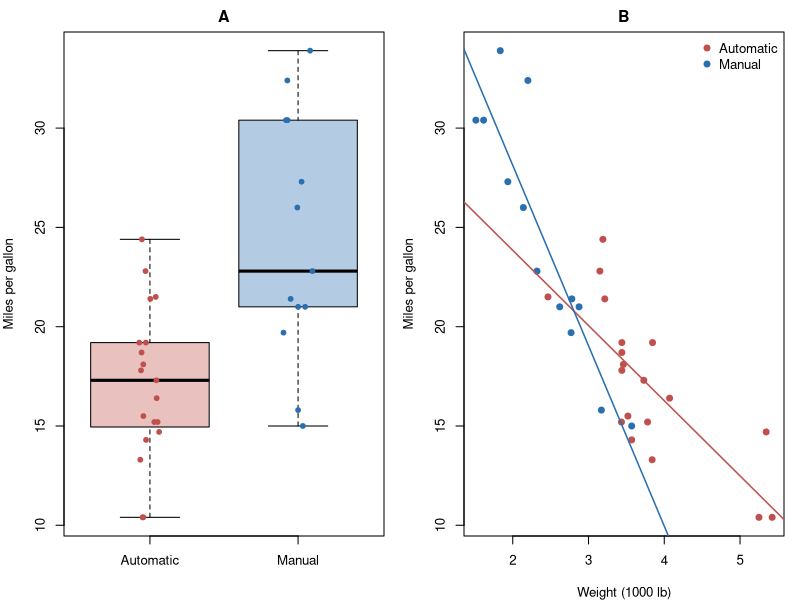
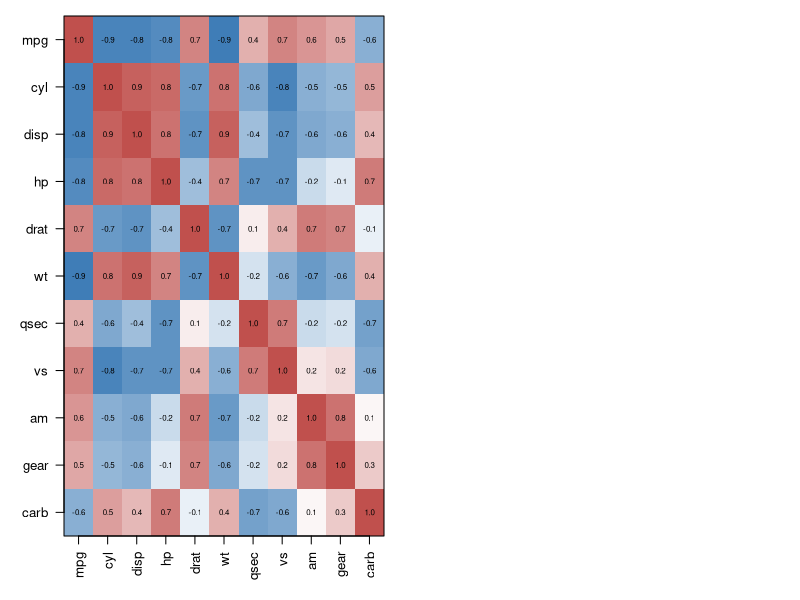
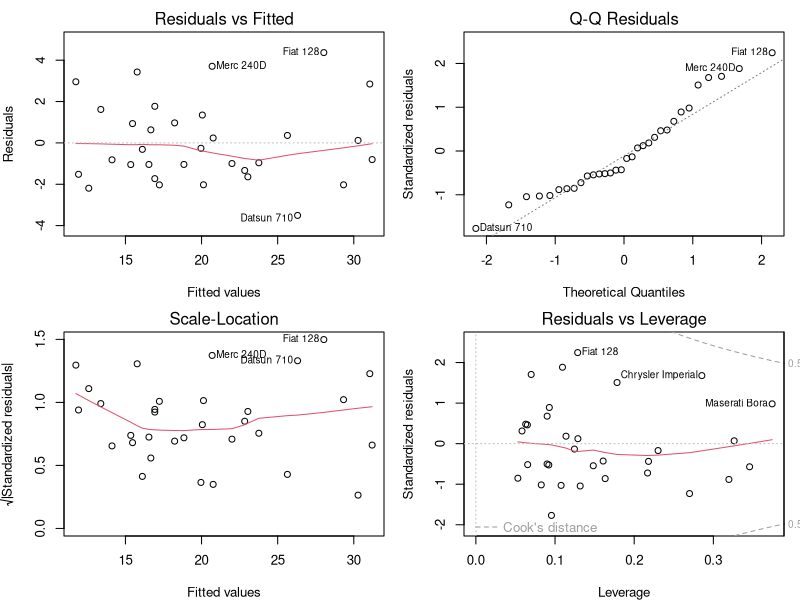
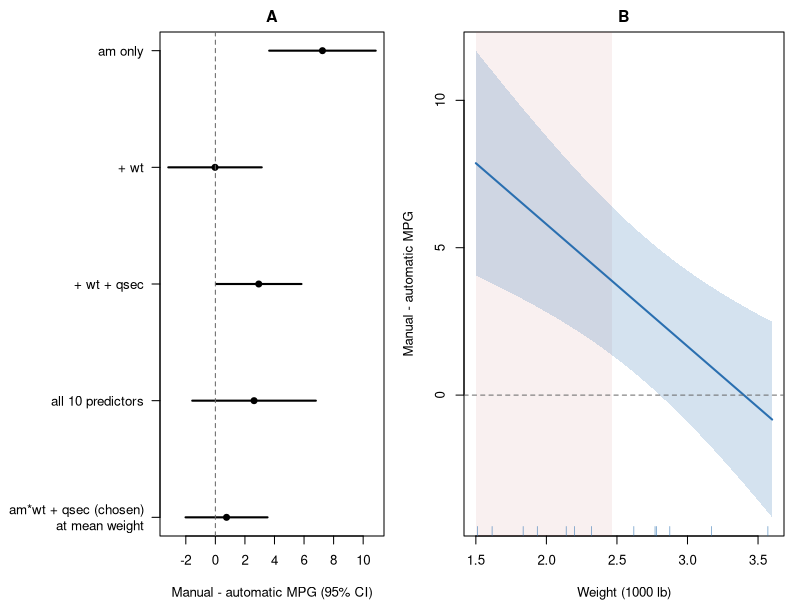

These figures' R source, in order:
## ---- chunk 1
knitr::opts_chunk$set(echo = FALSE, warning = FALSE, message = FALSE)
f  <- function(x, k = 2) formatC(x, format = "f", digits = k)
fp <- function(p) ifelse(p < 0.001, "< 0.001", f(p, 3))
r100 <- function(w) format(round(1000 * w, -2), big.mark = ",", scientific = FALSE)  # 1000 lb -> nearest 100 lb

data(mtcars)
raw <- mtcars                                   # numeric version for correlations / VIF
d <- mtcars
d$am  <- factor(d$am, labels = c("Automatic", "Manual"))
d$cyl <- factor(d$cyl)
mw <- mean(d$wt); d$wtc <- d$wt - mw            # centred weight (1000 lb)

# Candidate models (transmission is always kept in)
m1 <- lm(mpg ~ am, d)
m2 <- lm(mpg ~ am + wt, d)
m3 <- lm(mpg ~ am + wt + qsec, d)
m4 <- lm(mpg ~ am + wt + qsec + hp, d)
mfull <- lm(mpg ~ ., d[, setdiff(names(d), "wtc")])
mstep <- step(mfull, scope = list(lower = ~ am, upper = formula(mfull)), trace = 0)
m6    <- lm(mpg ~ am * wtc + qsec, d)           # chosen model (same fit as am*wt + qsec)
m6hp  <- update(m6, . ~ . + hp)
an     <- anova(m1, m2, m3, m4, mfull)
an_int <- anova(m3, lm(mpg ~ am * wt + qsec, d)) # interaction vs. am + wt + qsec
an_hp  <- anova(m6, m6hp)

amest <- function(m) c(coef(m)["amManual"], confint(m)["amManual", ])
aic   <- function(m) extractAIC(m)[2]
adjr  <- function(m) summary(m)$adj.r.squared

# EDA numbers
grp <- tapply(d$mpg, d$am, mean)
tt  <- t.test(mpg ~ am, data = d)               # Welch; Automatic - Manual
raw_diff <- unname(grp["Manual"] - grp["Automatic"])
raw_ci   <- sort(-tt$conf.int)
wt_grp <- tapply(d$wt, d$am, mean)
cm <- cor(raw)["mpg", ]

# Final model numbers
s6 <- summary(m6); cf <- coef(s6); ci <- confint(m6)
V6 <- vcov(m6)
eff <- function(w) {                            # manual - automatic effect at weight w (1000 lb)
  cvec <- c(0, 1, 0, 0, w - mw)                 # order: (Intercept), am, wtc, qsec, am:wtc
  e <- sum(cvec * coef(m6)); se <- sqrt(drop(t(cvec) %*% V6 %*% cvec))
  tq <- qt(0.975, df.residual(m6))
  c(est = e, lo = e - tq * se, hi = e + tq * se)
}
e25 <- eff(2.5); e30 <- eff(3.0)
ws <- seq(1.5, 3.6, by = 0.001)
E  <- t(sapply(ws, eff))
w_zero <- ws[which(E[, "est"] < 0)[1]]          # where estimated effect crosses zero
w_sig  <- ws[which(E[, "lo"] < 0)[1]]           # where CI lower bound crosses zero
mean_eff <- eff(mw)
slope_man <- cf["wtc", 1] + cf["amManual:wtc", 1]

# Diagnostics
r2 <- resid(m6)^2
bp_LM <- nobs(m6) * summary(lm(r2 ~ fitted(m6)))$r.squared
bp_p  <- pchisq(bp_LM, 1, lower.tail = FALSE)
sh_p  <- shapiro.test(resid(m6))$p.value
cook  <- cooks.distance(m6); hat <- hatvalues(m6)
# Robustness of the interaction: leave-one-out and dropping the 5 highest-leverage cars
refit <- function(dd) {
  a <- lm(mpg ~ am * wt + qsec, dd); b <- lm(mpg ~ am + wt + qsec, dd)
  c(p = summary(a)$coefficients["amManual:wt", 4], daic = extractAIC(b)[2] - extractAIC(a)[2])
}
loo  <- t(sapply(seq_len(nrow(d)), function(i) refit(d[-i, ])))
top5 <- order(hatvalues(m6), decreasing = TRUE)[1:5]
t5   <- refit(d[-top5, ])
Xv <- model.matrix(m6)[, -1]
vif <- sapply(seq_len(ncol(Xv)), function(j) 1 / (1 - summary(lm(Xv[, j] ~ Xv[, -j]))$r.squared))
## ---- chunk 2
ms <- list(m1, m2, m3, m4, mfull, m6)
tab <- data.frame(
  Model = c("1. am only", "2. am + wt", "3. am + wt + qsec", "4. am + wt + qsec + hp",
            "5. all 10 predictors", "6. am * wt + qsec (chosen)"),
  Diff = sapply(ms, function(m) { e <- amest(m); sprintf("%s (%s, %s)", f(e[1]), f(e[2]), f(e[3])) }),
  AdjR2 = sapply(ms, function(m) f(adjr(m))),
  AIC = sapply(ms, function(m) f(aic(m), 1))
)
tab$Diff[6] <- paste0(tab$Diff[6], "*")
names(tab) <- c("Model", "Manual - automatic, mpg (95% CI)", "Adj. R^2", "AIC")
knitr::kable(tab, align = "lccc")
## ---- chunk 3
ct <- data.frame(
  Coefficient = c("Intercept", "Manual vs automatic, at mean weight", "Weight, automatic cars (per 1,000 lb)",
                  "Extra weight slope for manual cars", "Quarter-mile time (per second)"),
  Estimate = f(cf[c(1, 2, 3, 5, 4), 1]),
  `95% CI` = sprintf("(%s, %s)", f(ci[c(1, 2, 3, 5, 4), 1]), f(ci[c(1, 2, 3, 5, 4), 2])),
  `p-value` = fp(cf[c(1, 2, 3, 5, 4), 4]),
  check.names = FALSE
)
knitr::kable(ct, align = "lccc")
## ---- chunk 4
par(mfrow = c(1, 2), mar = c(4, 4, 2, 1), cex = 0.8)
cols <- c(Automatic = "#c0504d", Manual = "#2a6fb0")
boxplot(mpg ~ am, data = d, col = adjustcolor(cols, 0.35), ylab = "Miles per gallon", xlab = "", main = "A")
stripchart(mpg ~ am, data = d, vertical = TRUE, method = "jitter", pch = 19, col = cols, add = TRUE)
plot(d$wt, d$mpg, pch = 19, col = cols[d$am], xlab = "Weight (1000 lb)", ylab = "Miles per gallon", main = "B")
for (g in levels(d$am)) abline(lm(mpg ~ wt, d[d$am == g, ]), col = cols[g], lwd = 1.5)
legend("topright", legend = names(cols), col = cols, pch = 19, bty = "n")
## ---- chunk 5
cr <- cor(raw); n <- ncol(cr)
par(mar = c(4, 4, 1, 1))
image(1:n, 1:n, cr[, n:1], col = colorRampPalette(c("#2a6fb0", "white", "#c0504d"))(41), zlim = c(-1, 1),
      axes = FALSE, xlab = "", ylab = "")
axis(1, 1:n, colnames(cr), las = 2); axis(2, 1:n, rev(colnames(cr)), las = 2)
for (i in 1:n) for (j in 1:n) text(j, n + 1 - i, f(cr[i, j], 1), cex = 0.6)
box()
## ---- chunk 6
par(mfrow = c(2, 2), mar = c(4, 4, 2, 1), cex = 0.8)
plot(m6)
## ---- chunk 7
par(mfrow = c(1, 2), mar = c(4, 10, 2, 1), cex = 0.8)
mods <- list("am only" = m1, "+ wt" = m2, "+ wt + qsec" = m3, "all 10 predictors" = mfull,
             "am*wt + qsec (chosen)\nat mean weight" = m6)
Em <- t(sapply(mods, amest)); k <- nrow(Em)
plot(Em[, 1], k:1, xlim = range(Em), pch = 19, yaxt = "n", ylab = "", xlab = "Manual - automatic MPG (95% CI)", main = "A")
segments(Em[, 2], k:1, Em[, 3], k:1, lwd = 2)
axis(2, k:1, rownames(Em), las = 1); abline(v = 0, lty = 2, col = "grey40")

par(mar = c(4, 4, 2, 1))
plot(ws, E[, "est"], type = "n", ylim = range(E), xlab = "Weight (1000 lb)", ylab = "Manual - automatic MPG", main = "B")
rect(min(ws), par("usr")[3], min(d$wt[d$am == "Automatic"]), par("usr")[4], col = "#c0504d15", border = NA)
polygon(c(ws, rev(ws)), c(E[, "lo"], rev(E[, "hi"])), col = "#2a6fb033", border = NA)
lines(ws, E[, "est"], col = "#2a6fb0", lwd = 2); abline(h = 0, lty = 2, col = "grey40")
rug(d$wt[d$am == "Manual"], col = "#2a6fb0")
